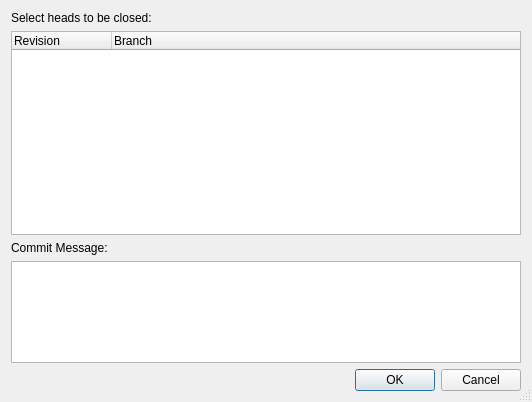
<?xml version="1.0" encoding="UTF-8"?>
<ui version="4.0">
 <class>HgCloseHeadSelectionDialog</class>
 <widget class="QDialog" name="HgCloseHeadSelectionDialog">
  <property name="geometry">
   <rect>
    <x>0</x>
    <y>0</y>
    <width>532</width>
    <height>402</height>
   </rect>
  </property>
  <property name="windowTitle">
   <string>Close Heads</string>
  </property>
  <property name="sizeGripEnabled">
   <bool>true</bool>
  </property>
  <layout class="QVBoxLayout" name="verticalLayout">
   <item>
    <widget class="QLabel" name="label">
     <property name="text">
      <string>Select heads to be closed:</string>
     </property>
    </widget>
   </item>
   <item>
    <widget class="QTreeWidget" name="headsList">
     <property name="sizePolicy">
      <sizepolicy hsizetype="Expanding" vsizetype="Expanding">
       <horstretch>0</horstretch>
       <verstretch>2</verstretch>
      </sizepolicy>
     </property>
     <property name="alternatingRowColors">
      <bool>true</bool>
     </property>
     <property name="selectionMode">
      <enum>QAbstractItemView::ExtendedSelection</enum>
     </property>
     <property name="rootIsDecorated">
      <bool>false</bool>
     </property>
     <column>
      <property name="text">
       <string>Revision</string>
      </property>
     </column>
     <column>
      <property name="text">
       <string>Branch</string>
      </property>
     </column>
    </widget>
   </item>
   <item>
    <widget class="QLabel" name="label_2">
     <property name="text">
      <string>Commit Message:</string>
     </property>
    </widget>
   </item>
   <item>
    <widget class="QTextEdit" name="logEdit">
     <property name="sizePolicy">
      <sizepolicy hsizetype="Expanding" vsizetype="Expanding">
       <horstretch>0</horstretch>
       <verstretch>1</verstretch>
      </sizepolicy>
     </property>
     <property name="tabChangesFocus">
      <bool>true</bool>
     </property>
     <property name="acceptRichText">
      <bool>false</bool>
     </property>
    </widget>
   </item>
   <item>
    <widget class="QDialogButtonBox" name="buttonBox">
     <property name="orientation">
      <enum>Qt::Horizontal</enum>
     </property>
     <property name="standardButtons">
      <set>QDialogButtonBox::Cancel|QDialogButtonBox::Ok</set>
     </property>
    </widget>
   </item>
  </layout>
 </widget>
 <tabstops>
  <tabstop>headsList</tabstop>
  <tabstop>logEdit</tabstop>
 </tabstops>
 <resources/>
 <connections>
  <connection>
   <sender>buttonBox</sender>
   <signal>accepted()</signal>
   <receiver>HgCloseHeadSelectionDialog</receiver>
   <slot>accept()</slot>
   <hints>
    <hint type="sourcelabel">
     <x>248</x>
     <y>254</y>
    </hint>
    <hint type="destinationlabel">
     <x>157</x>
     <y>274</y>
    </hint>
   </hints>
  </connection>
  <connection>
   <sender>buttonBox</sender>
   <signal>rejected()</signal>
   <receiver>HgCloseHeadSelectionDialog</receiver>
   <slot>reject()</slot>
   <hints>
    <hint type="sourcelabel">
     <x>316</x>
     <y>260</y>
    </hint>
    <hint type="destinationlabel">
     <x>286</x>
     <y>274</y>
    </hint>
   </hints>
  </connection>
 </connections>
</ui>
